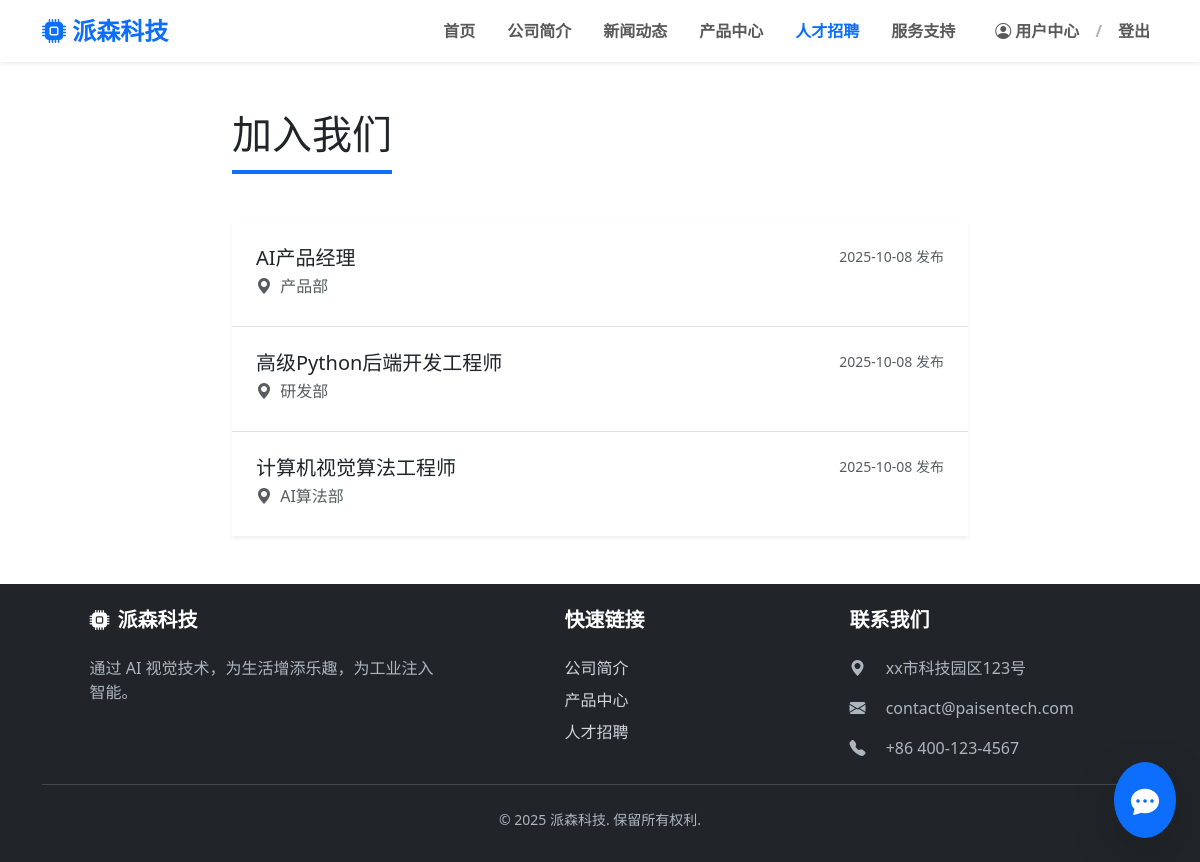
The app's page /recruitment/jobs with its own data.
### models/job_position.py (models this page shows, shortened)
class JobPosition(SQLModel, table=True):
    __tablename__ = "job_position"
    id: Optional[int] = Field(default=None, primary_key=True)
    title: str = Field(index=True, description="职位名称")
    department: str = Field(description="所属部门")
    content: str = Field(description="岗位职责")
    is_active: bool = Field(default=True, description="是否激活")
    created_at: datetime = Field(default_factory=datetime.utcnow)
    applications: List["ApplicationRecord"] = Relationship(back_populates="job_position")

### routers/recruitment.py (the view)
@router.get("/jobs", response_class=HTMLResponse)
async def get_job_list(request: Request, session: Session = Depends(get_session)):
    statement = select(JobPosition).where(JobPosition.is_active ==
                    True).order_by(JobPosition.created_at.desc())
    job_list = session.exec(statement).all()
    return templates.TemplateResponse(request,"recruitment/list.html", {
        "active_page": "recruitment", "job_list": job_list
    })

### templates/recruitment/list.html (shortened to what this page needs)
{% extends "base.html" %}
{% block content %}
<div class="container py-5">
    <div class="row justify-content-center">
        <div class="col-lg-10 col-xl-8">
            <h1 class="section-title mb-5">加入我们</h1>
            <div class="list-group list-group-flush shadow-sm">
                {% for job in job_list %}
                    <div class="list-group-item p-4">
                        <div class="d-flex w-100 justify-content-between">
                            <h5 class="mb-1">
                                <a href="{{ url_for('get_job_detail', job_id=job.id) }}"
                                   class="text-decoration-none text-dark stretched-link">
                                   {{ job.title }}
                                </a>
                            </h5>
                            <small class="text-muted">
                                {{ job.created_at | format_local_time(fmt='%Y-%m-%d') }}
                                发布</small>
                        </div>
                        <p class="mb-1 text-muted">
                            <i class="bi bi-geo-alt-fill me-1"></i> {{ job.department }}
                        </p>
                    </div>
                {% else %}
                    <div class="list-group-item p-4 text-center text-muted">
                        当前暂无开放的招聘岗位。
                    </div>
                {% endfor %}
            </div>
        </div>
    </div>
</div>
{% endblock %}

### static/css/style.css (style rules this page uses)
.section-title { padding-bottom: 0.75rem; border-bottom: 4px solid #0d6efd; display: inline-block; margin-bottom: 2rem; }

### records on screen
JobPosition: title "AI产品经理", created_at "2025-10-08", department "产品部"
JobPosition: title "高级Python后端开发工程师", created_at "2025-10-08", department "研发部"
JobPosition: title "计算机视觉算法工程师", created_at "2025-10-08", department "AI算法部"
